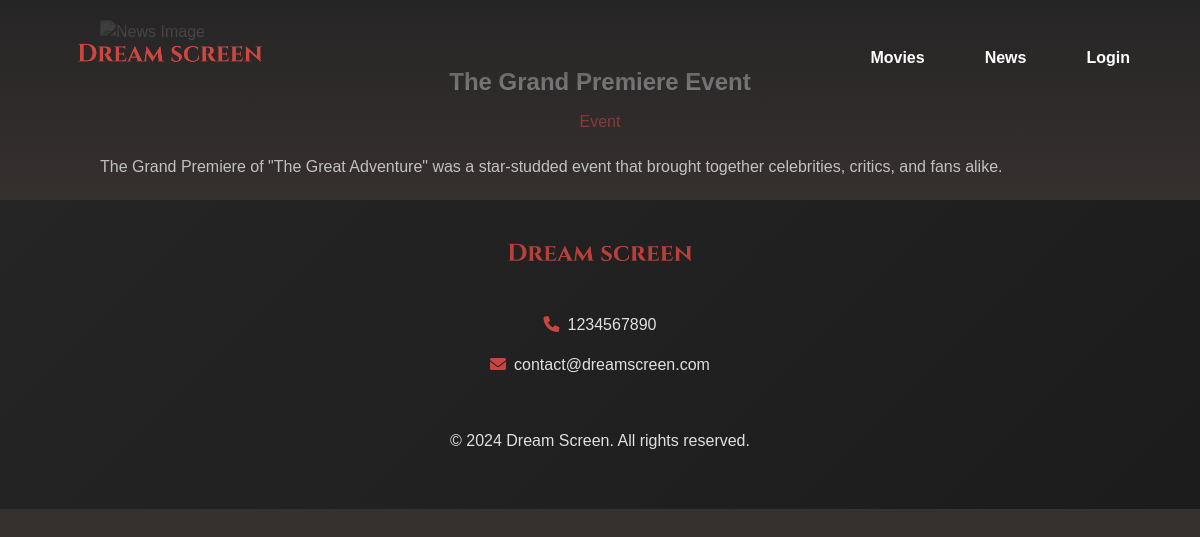
The app's page /news/views/news_single.php?newsID=3 with its own data.
### tables this page shows
CREATE TABLE News (
    newsID INT AUTO_INCREMENT PRIMARY KEY,
    title VARCHAR(100) NOT NULL,
    category ENUM('Review', 'Interview', 'Event', 'Promotion') NOT NULL,
    article TEXT NOT NULL, 
    cinemaID INT,
    imagePath VARCHAR(255),
    FOREIGN KEY (cinemaID) REFERENCES Cinema(cinemaID)
);

CREATE TABLE Cinema (
    cinemaID INT AUTO_INCREMENT PRIMARY KEY,
    name VARCHAR(100) NOT NULL,
    phoneNumber VARCHAR(15),
    email VARCHAR(100),
    street VARCHAR(100),
    postalCode VARCHAR(4),
    description TEXT,
    FOREIGN KEY (postalCode) REFERENCES PostalCode(postalCode)
);

### news/actions/news_logic.php (called while the page is built, shortened)
<?php
require_once("../../includes/connection.php");
function getNewsById($newsID) {
    global $db;
    $newsID = intval($newsID);
    $query = $db->prepare("SELECT * FROM News WHERE newsID = :newsID");
    $query->execute([':newsID' => $newsID]);
    return $query->fetch();
}
?>

### news/views/news_single.php (the view, shortened to what this page needs)
<?php
require_once "../../includes/connection.php";
require_once "../../navbar_footer/cinema_navbar.php";
require_once "../actions/news_logic.php";
$newsID = $_GET['newsID'] ?? null;
$news = getNewsById($newsID);
?>
<!DOCTYPE html>
<html lang="en">
<head>
    <link rel="stylesheet" href="../../css/style.css">
</head>
<body>
<div class="custom-news-container">
    <div class="custom-news-title"><?php echo htmlspecialchars($news['title']); ?></div>
    <div class="custom-news-category"><?php echo htmlspecialchars($news['category']); ?></div>
    <div class="custom-news-article">
        <?php echo nl2br(htmlspecialchars($news['article'])); ?>
    </div>
</div>
</body>
</html>
<?php
require_once '../../navbar_footer/cinema_footer.php';
?>

### navbar_footer/cinema_footer.php (shortened to what this page needs)
<?php
try {
  $query = $db->prepare("SELECT phoneNumber, email FROM Cinema LIMIT 1");
  $query->execute();
    $cinema = $query->fetch(PDO::FETCH_ASSOC);
} catch (PDOException $e) {
    echo "Error fetching phone number and email: " . $e->getMessage();
}
?>
<!DOCTYPE html>
<html lang="en">
<head>
  <link href="https://cdnjs.cloudflare.com/ajax/libs/font-awesome/6.0.0/css/all.min.css" rel="stylesheet">
</head>
<footer class="footer">
  <div class="logo">
    <a href="../../core/views/home.php"><img src="../../includes/media/logo/dream-screen-red.png" alt="Dream Screen Logo"></a>
  </div>
  <div class="contact-info">
    <p><i class="fas fa-phone"></i><?php echo htmlspecialchars($cinema['phoneNumber']); ?></p>
    <p><i class="fas fa-envelope"></i><?php echo htmlspecialchars($cinema['email']);?></p>
  </div>
  <p>&copy; 2024 Dream Screen. All rights reserved.</p>
</footer>
</body>
</html>

### css/style.css (style rules this page uses)
body { font-family: Arial, Helvetica, sans-serif; background: #36302F; color: #E0E0E0; margin: 0; padding: 0; box-sizing: border-box; line-height: 1.5; }
p { color: #E0E0E0; }
.footer { background: linear-gradient(135deg, #262525, #1c1c1c); padding: 40px 20px; text-align: center; display: flex; flex-direction: column; align-items: center; gap: 20px; }
.footer .logo img { width: 200px; filter: brightness(0.9); transition: filter 0.3s; }
.contact-info i { color: #CB4540; margin-right: 8px; }
.custom-news-container { max-width: 1000px; margin: 0 auto; padding: 20px; font-family: Arial, sans-serif; }
.custom-news-title { text-align: center; font-size: 24px; font-weight: bold; margin-bottom: 10px; }
.custom-news-category { text-align: center; font-size: 16px; color: #CB4540; margin-bottom: 20px; }
.custom-news-article { text-align: left; font-size: 16px; line-height: 1.6; }

### records on screen
news: title "The Grand Premiere Event", category "Event", article "The Grand Premiere of \"The Great Adventure\" was a star-studded event that brought together celebrities, critics, and fans alike."
cinema: phoneNumber "1234567890", email "contact@dreamscreen.com"
